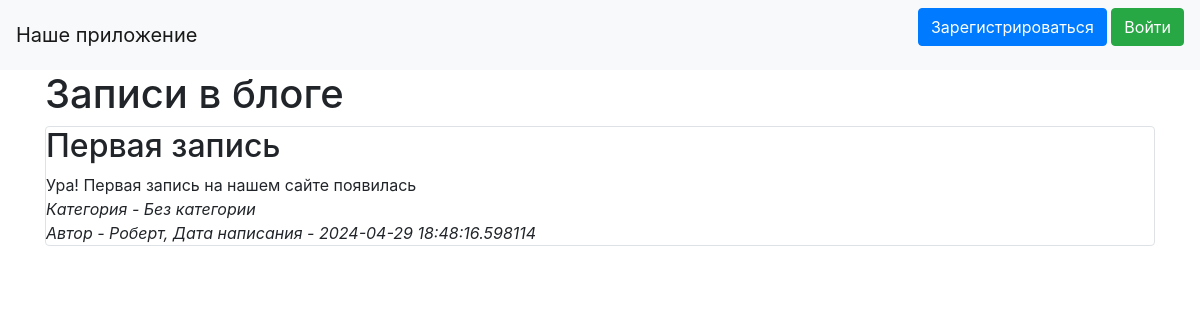
The app's page /, older data.
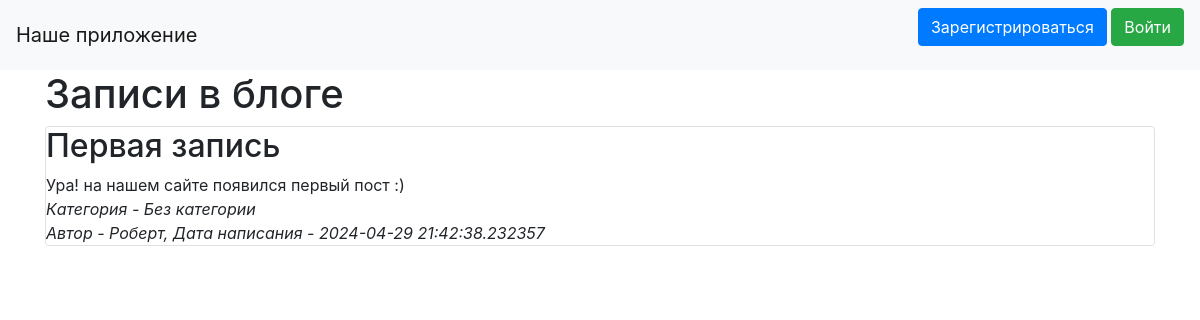
The same page, newer data.
### data/news.py (models this page shows)
class News(SqlAlchemyBase):
    __tablename__ = 'news'
    id = sqlalchemy.Column(sqlalchemy.Integer,
                           primary_key=True, autoincrement=True)
    title = sqlalchemy.Column(sqlalchemy.String, nullable=True)
    content = sqlalchemy.Column(sqlalchemy.String, nullable=True)
    created_date = sqlalchemy.Column(sqlalchemy.DateTime,
                                     default=datetime.datetime.now)
    category = sqlalchemy.Column(sqlalchemy.String, nullable=True)
    is_private = sqlalchemy.Column(sqlalchemy.Boolean, default=True)
    user_id = sqlalchemy.Column(sqlalchemy.Integer,
                                sqlalchemy.ForeignKey("users.id"))
    user = orm.relationship('User')

### data/users.py (models this page shows, shortened)
class User(SqlAlchemyBase, UserMixin):
    __tablename__ = 'users'
    id = sqlalchemy.Column(sqlalchemy.Integer,
                           primary_key=True, autoincrement=True)
    name = sqlalchemy.Column(sqlalchemy.String, nullable=True)
    about = sqlalchemy.Column(sqlalchemy.String, nullable=True)
    email = sqlalchemy.Column(sqlalchemy.String,
                              index=True, unique=True, nullable=True)
    hashed_password = sqlalchemy.Column(sqlalchemy.String, nullable=True)
    created_date = sqlalchemy.Column(sqlalchemy.DateTime,
                                     default=datetime.datetime.now)
    news = orm.relationship("News", back_populates='user')

### main.py (the view)
@app.route("/")
def index():
    db_sess = db_session.create_session()
    if current_user.is_authenticated:
        news = db_sess.query(News).filter(News.user == current_user)
    else:
        news = db_sess.query(News).filter(News.is_private != True)
    return render_template("index.html", news=news)

### data/db_session.py (called while the page is built)
def create_session() -> Session:
    global __factory
    return __factory()

### templates/index.html (shortened to what this page needs)
{% extends "base.html" %}
{% block content %}
{% if current_user.is_authenticated %}
    <h1>Ваши записи</h1>
    <a href="news" class="btn btn-secondary">Добавить новость</a>
{% else %}
    <h1>Записи в блоге</h1>
{% endif %}
{% for item in news%}
<div class="col-md6 border rounded">
    {% if item.is_private == True %}
        <h2>{{item.title}} <font color="#009100">(личная)</font></h2>
    {% else %}
        <h2>{{item.title}}</h2>
    {% endif %}
    <div>
        {{item.content}}
    </div>
    <div>
        <i>Категория - {{item.category}}</i>
    </div>
    <div>
        <i>Автор - {{item.user.name}}, Дата написания - {{item.created_date}}</i>
    </div>
</div>
{% endfor %}
{% endblock %}

Row changes from the older to the newer data that the page shows:
changed News "Первая запись": content "Ура! Первая запись на нашем сайте появилась" → "Ура! на нашем сайте появился первый пост :)"; created_date "2024-04-29 18:48:16.598114" → "2024-04-29 21:42:38.232357"
